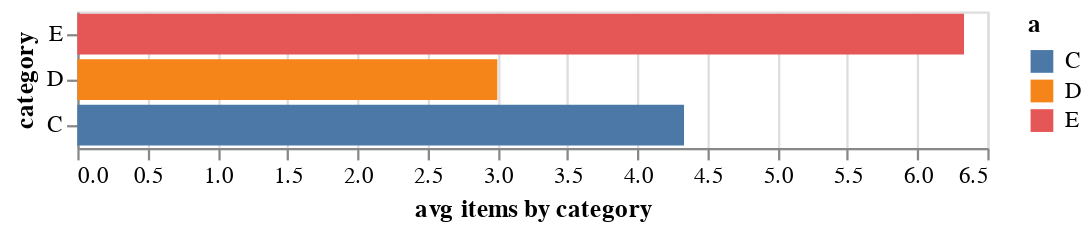

Notebook code cell kept with this figure:
### Markdown cell above
Note that Altair 5 introduced a method-based syntax for setting channel options:

`x=alt.X('a').title('Category')` instead of

`x=alt.X('a', title='Category')`.

These examples are still using attribute-based syntax.

### Code cell
alt.Chart(data).mark_bar(color='firebrick').encode(
    y=alt.Y('a', title='category', sort=['E','D','C']),
    x=alt.X('average(b)', title='avg items by category'),
    color='a',
)

### Figure 1 — Vega-Lite specification as saved in the notebook (floating-point values rounded to 4 significant figures)
{"config": {"view": {"continuousWidth": 400, "continuousHeight": 300}}, "data": {"name": "data-347f1284ea3247c0f55cb966abbdd2d8"}, "mark": {"type": "bar", "color": "firebrick"}, "encoding": {"color": {"field": "a", "type": "nominal"}, "x": {"aggregate": "average", "field": "b", "title": "avg items by category", "type": "quantitative"}, "y": {"field": "a", "sort": ["E", "D", "C"], "title": "category", "type": "nominal"}}, "$schema": "https://vega.github.io/schema/vega-lite/v4.17.0.json", "datasets": {"data-347f1284ea3247c0f55cb966abbdd2d8": [{"a": "C", "b": 2}, {"a": "C", "b": 7}, {"a": "C", "b": 4}, {"a": "D", "b": 1}, {"a": "D", "b": 2}, {"a": "D", "b": 6}, {"a": "E", "b": 8}, {"a": "E", "b": 4}, {"a": "E", "b": 7}]}}
